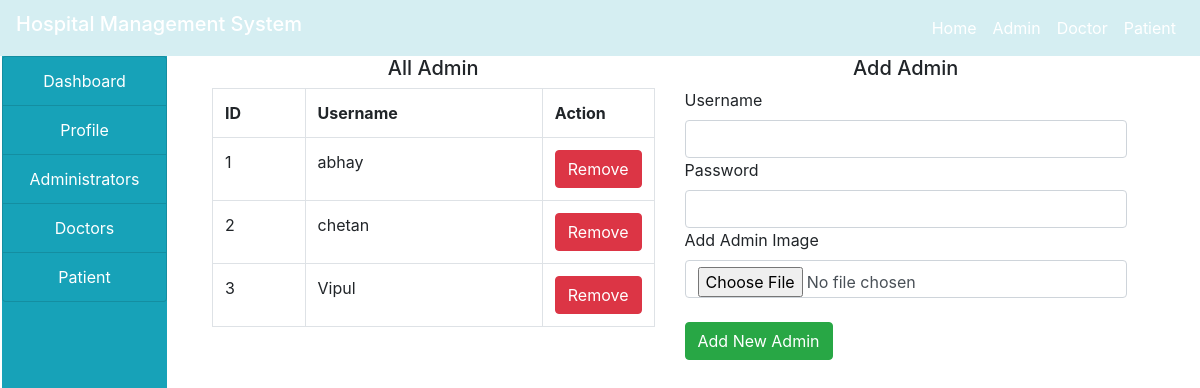
The app's page /admin/add_admin.php with its own data.
### tables this page shows
CREATE TABLE `hospital_admin` (
  `id` int(11) NOT NULL,
  `username` varchar(50) NOT NULL,
  `password` varchar(50) NOT NULL,
  `profile` varchar(60) NOT NULL
);

### admin/add_admin.php (the view, shortened to what this page needs)
<!DOCTYPE html>
<html>
<head>
</head>
<body>
<?php
	include("../project/home.php");
?>
<div class="container-fluid">
	<div class="col-md-12">
		<div class="row">
			<div class="col-md-2" style="margin-left: -28px;">
				<?php
					include("side_navBar.php");
					include("../project/connection.php");
				?>
			</div>
			<div class="col-md-10">
				<div class="col-md-12">
					<div class="row">
						<div class="col-md-6">
							<h5 class="text-center">All Admin</h5>
							<?php
								$ad = $_SESSION['hospital_admin'];
								$sql = "SELECT * from hospital_admin where username !='$ad'";
								$res = mysqli_query($connect,$sql);
								$output = "
									<table class='table table-bordered'>
									  <tr>
										<th>ID</th>
										<th>Username</th>
										<th style='width: 10%;'>Action</th>
									 </tr>
								";
								while($row = mysqli_fetch_array($res))
								{
									$id = $row['id'];
									$username = $row['username'];
									$output .= "
										<tr>
											<td>$id</td>
											<td>$username</td>
											<td>
												<a href='add_admin.php?id=$id'><button id='$id' class='btn btn-danger remove'>Remove</button></a>
											</td>
									";
								}
								$output .= "
										</tr>
								</table>
								";
								echo $output;
							?>
						</div>
						<div class="col-md-6">
							<h5 class="text-center">Add Admin</h5>
							<form method="post" enctype="multipart/form-data">
								<div class="from-group">
									<label for="user">Username</label>
									<input type="text" name="uname" id="user" class="form-control" autocomplete="off">
								</div>
								<div class="from-group">
									<label for="secu">Password</label>
									<input type="Password" name="pass" id="secu" class="form-control" autocomplete="off">
								</div>
								<div class="from-group">
									<label>Add Admin Image</label>
									<input type="file" name="img" class="form-control">
								</div><br>
								<input type="submit" name="add" value="Add New Admin" class="btn btn-success">
							</form>
						</div>
					</div>
				</div>
			</div>
		</div>
	</div>
</div>
</body>
</html>

### records on screen
hospital_admin: id "1", username "abhay"
hospital_admin: id "2", username "chetan"
hospital_admin: id "3", username "Vipul"
